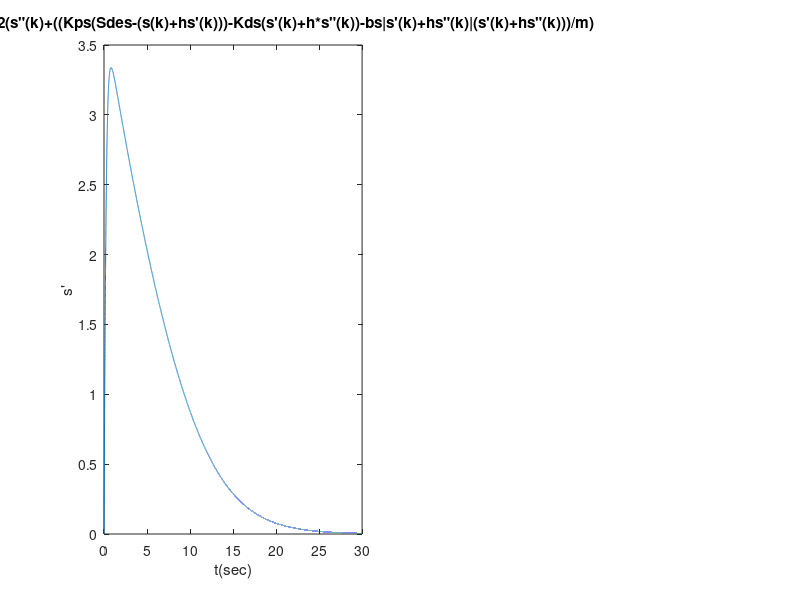
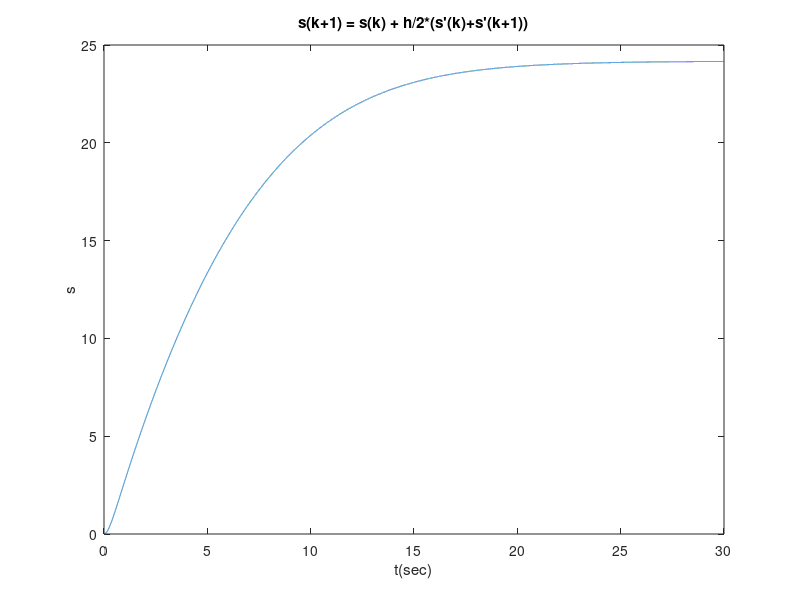
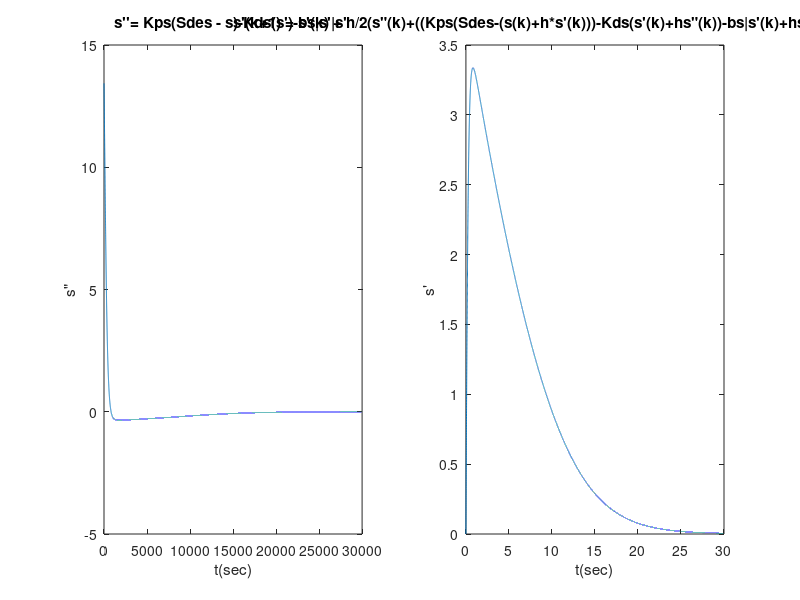
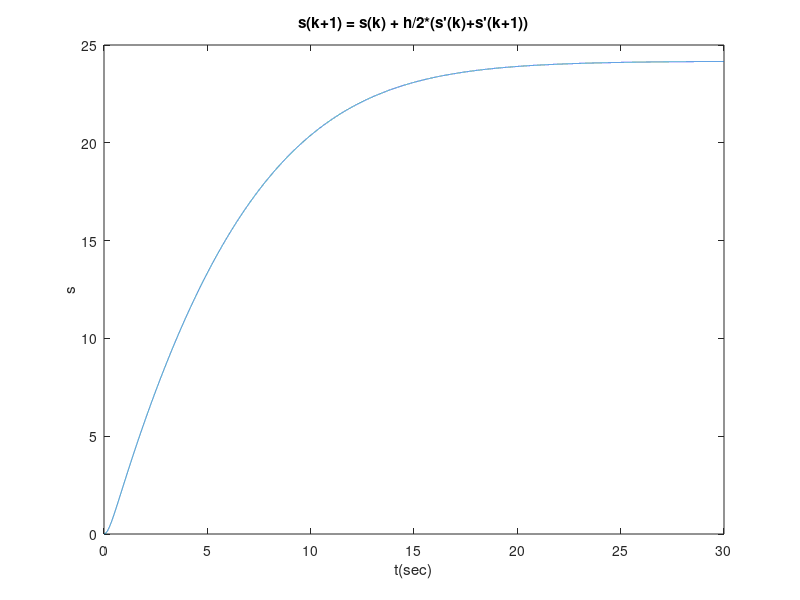

The MATLAB source for these figures, in order:
function Problem_1_3 ()

# -------------- Data ------------ #
  AM=4835;
  f1 = 4835/7000;
  f2 = 4835/7000;
  m = 9;
  d=1;
  h=0.001;
  Iz= 0.038;
  s0 = 4835/1000;
  t = 0:0.001:30;
  bs = 3 + (4835/5000);
  bu = 5 - (4835/5000);
  Kps = 5;
  Kds =15+(AM/1000);
  s(1)=0;
  Sdes=AM/200; 
  

  s1(1)=0;
  #s2= (Kps*(Sdes-s)-Kds*s1 - bs*abs(s1)*s1)/9
  s = zeros(1,30000);
  s1 = zeros(1,30000);
  s2 = zeros(1,30000);

# -------------- Euler 1------------ #


# --------------- Transportation Move ---------------- #

for k = 1:30000
  s2(k) = (Kps*(Sdes-s(k))-Kds*s1(k) - bs*abs(s1(k))*s1(k))/m;  # s"
  s1(k+1) = s1(k)+h*s2(k); # s'
  s(k+1)  = s(k)+h*s1(k);  # s
endfor

# ----------------- Rational Movement ------------------ #


  w = zeros(1,30000);
  w1 = zeros (1,30000);
  w(1) = 0;
  for k = 1: 30000;
    w1(k)=(d/2*(f2-f1) - bu*abs(w(k))*w(k))/Iz; #w1
    w(k+1) = w(k)+h*w1(k); #w
  endfor

  # --------------- Subplot 1 ---------------- #
  figure(1);
  
  subplot(1,2,1);
  plot(s2);
  title(" s''= Kps(Sdes-s)-Kds(s')-bs|s'|s'");
  ylabel("s\"");
  xlabel("t(sec)");
  
  plot(t,s1);
  title("s'(k+1) = s'(k) + h/2(s\"(k)+((Kps(Sdes-(s(k)+hs'(k)))-Kds(s'(k)+h*s\"(k))-bs|s'(k)+hs\"(k)|(s'(k)+hs\"(k)))/m)");
  ylabel("s'");
  xlabel("t(sec)");

  figure(2); #s
  plot(t,s);
  title("s(k+1) = s(k) + h/2*(s'(k)+s'(k+1))");
  ylabel("s");
  xlabel("t(sec)");




# ---------------- Improved Method Euler ----------------- #

# -------------- Data ------------ #

  f1 = 4835/7000;
  f2 = 4835/7000;
  m = 9;
  d=1;
  h=0.001;
  Iz= 0.038;
  s0 = 4835/1000;
  t = 0:0.001:30;
  bs = 3 + (4835/5000);
  bu = 5 - (4835/5000);
  Kps = 5;
  Kds =15+ (AM/1000);
  s(1)=0;
  Sdes=AM/200; 
  

  s1(1)=0;
  #s2= (Kps*(Sdes-s)-Kds*s1 - bs*abs(s1)*s1)/9
  s = zeros(1,30000);
  s1 = zeros(1,30000);
  s2 = zeros(1,30000);



  # s'(n+1) = s'(n) + hs"(n)

  for k = 1:30000
    s2(k)=(Kps*(Sdes-s(k))-Kds*s1(k) - bs*abs(s1(k))*s1(k))/m;  #s"
    #s1(k+1) = s1(k) + h/2*((s2(k)+((Kps*(Sdes-(s(k)+h*s1(k)))-Kds(s1(k)+h*s2(k))-bs*abs(s1(k)+h*s2(k))*(s1(k)+h*s2(k)))/m); #s'
    s1(k+1) = s1(k) + h/2*(s2(k)+(Kps*(Sdes-(s(k)+h*s1(k)))-Kds*(s1(k)+h*s2(k))-bs*(abs(s1(k)+h*(s2(k))))*(s1(k)+h*s2(k)))/m);
    s(k+1) = s(k) + h/2*(s1(k)+s1(k+1)); # s
  endfor


# ---------- Subplot ---------- #
figure(3)  # s" # s'
subplot(1,2,1) # s"
plot(s2)
title(" s''= Kps(Sdes - s)-Kds(s')-bs|s'|s'  ")
ylabel("s\"")
xlabel("t(sec)")

subplot(1,2,2)
plot(t,s1)
title("s'(k+1) = s'(k) + h/2(s\"(k)+((Kps(Sdes-(s(k)+h*s'(k)))-Kds(s'(k)+hs\"(k))-bs|s'(k)+hs\"(k)|(s'(k)+hs\"(k)))/m)")
ylabel("s'")
xlabel("t(sec)")

figure(4) #s
plot(t,s)
title("s(k+1) = s(k) + h/2*(s'(k)+s'(k+1))")
ylabel("s")
xlabel("t(sec)")


endfunction